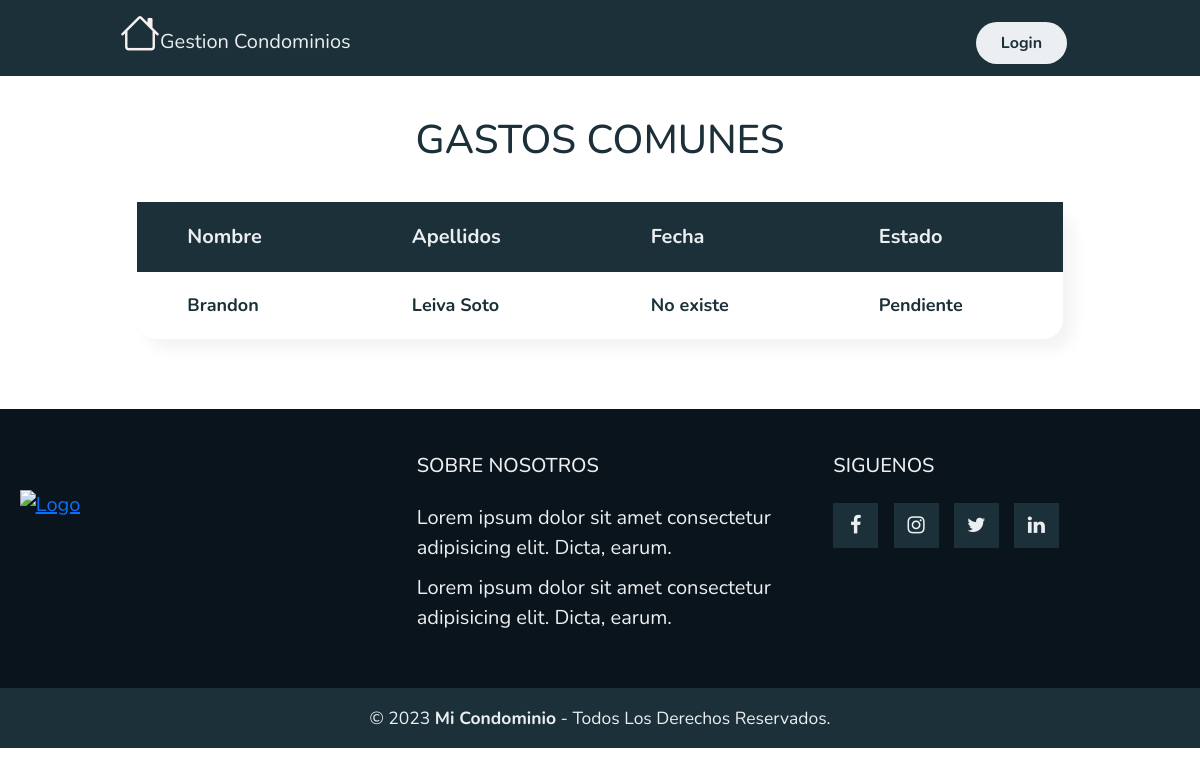
The page /UsuariosGastosComunes/27/ on the database its author committed.
### myapp/models.py (models this page shows, shortened)
class User(AbstractUser):
    imagen = models.ImageField(upload_to="FotoPerfil", default='ImagenUsuario.webp', null=True)
    direccion = models.CharField(max_length=50)
    num_telefono = models.CharField(max_length=50)
    fecha_naci = models.DateField(null=True)
    gastos_comunes = models.ManyToManyField('PagoComun', related_name='residentes', blank=True)

class PagoComun(models.Model):
    ESTADO_PAGO = (
        ('Pendiente', 'Pendiente'),
        ('Pagado', 'Pagado'),
    )
    estado_pago = models.CharField(max_length=20, choices=ESTADO_PAGO, default='Pendiente')
    nombre = models.CharField(max_length=50)
    monto = models.IntegerField()
    fecha = models.DateField(default=date.today)

### myapp/views.py (the view)
# urls.py: path('UsuariosGastosComunes/<int:gasto_id>/',UsuariosGastosComunes,name="UsuariosGastosComunes"),
def UsuariosGastosComunes(request, gasto_id):
    gasto = get_object_or_404(PagoComun, pk=gasto_id)
    residentes = gasto.residentes.all()
    return render(request, 'myapp/GastosComunes/UsuarioConGasto.html', {'gasto': gasto, 'residentes': residentes})

### myapp/templates/myapp/GastosComunes/UsuarioConGasto.html
{% extends 'myapp/base.html' %}
{% block contenido %}
{% load static %}
{% load humanize %}
<link rel="stylesheet" href="{% static 'myapp/css/PagarGastoComun/PagarGastoComun.css' %}">
<div class="titulo">
    <h1>GASTOS COMUNES</h1>
</div>
<div class="tabla">
    <table class="Residentes">
        <thead class="thead">
            <tr style="color: #eceff1;">
                <th>Nombre</th>
                <th>Apellidos</th>
                <th>Fecha</th>
                <th>Estado</th>
            </tr>
        <tbody>
            <tr>
                {% for residente in gasto.residentes.all %}
                <th>{{ residente.username }}</th>
                <th>{{ residente.last_name }}</th>
                <th>No existe</th>
                <th>{{ gasto.estado_pago }}</th>
                {% endfor %}
            </tr>
        </tbody>
        </thead>
    </table>
</div>
{% endblock %}

### myapp/static/myapp/css/estilo.css/estilo.css (style rules this page uses)
* { box-sizing: border-box; margin: 0; padding: 0; font-family: 'Nunito', sans-serif; }
body { background-color: #fff; }

### myapp/static/myapp/css/PagarGastoComun/PagarGastoComun.css (style rules this page uses)
.titulo { color: #1b3039; display: flex; align-items: center; justify-content: center; margin-top: 40px; }
.tabla { display: flex; align-items: center; justify-content: center; margin-top: 30px; margin-bottom: 70px; }
.Residentes { background-color: #ffffff; box-shadow: 10px 10px 15px rgba(0, 0, 0, 0.05); border-radius: 20px; }
.tabla th { padding: 20px 100px 20px 50px; }
.thead { color: #3b535e; font-size: 20px; background-color: #1b3039; }
tbody { color: #1b3039; font-size: 18px; }

### rows shown on the page
User: username "Brandon", last_name "Leiva Soto"
PagoComun: estado_pago "Pendiente"
